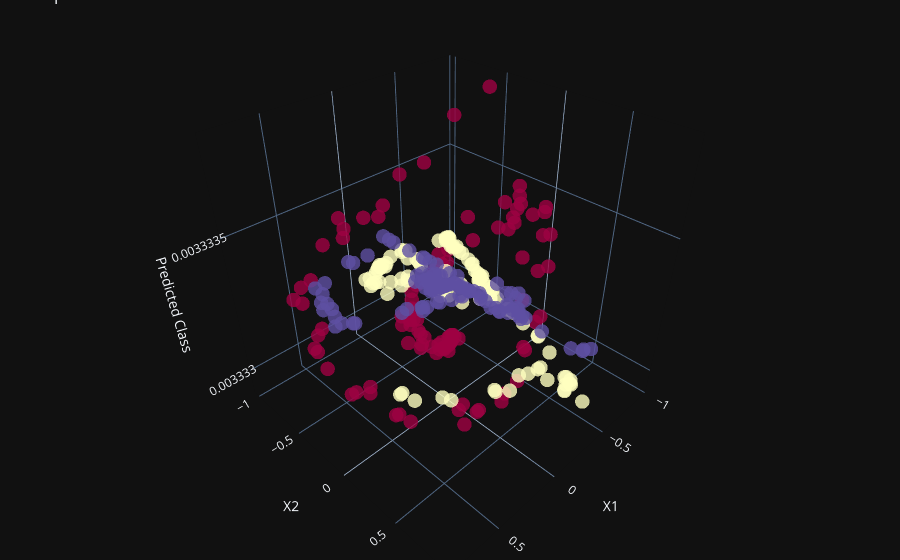

The cell this chart's notebook holds for it:
### Code cell
# Graph the predictions
import plotly.graph_objects as go
from plotly.subplots import make_subplots
# Graph the X inputs and y labels
fig = go.Figure()

# Reshape the arrays
y = y.reshape(-1)
z = predictions.reshape(-1)

# Graph the dataset with the predictions
fig.add_trace(
    go.Scatter3d(
        name='Dataset',
        x=X[:,0], 
        y=X[:,1], 
        z=z, 
        mode='markers', 
        marker=dict(
            size=5, 
            color=y, 
            opacity=0.8, 
            colorscale='spectral'
        )
    )
)
fig.update_layout(
    title='Spiral Dataset Predicted Class',
    scene=dict(
        xaxis_title='X1', 
        yaxis_title='X2', 
        zaxis_title='Predicted Class'),
    margin=dict(l=0, r=0, t=0, b=0)
)

# Save plot to file
fig.write_image('../assets/images/spiral_dataset_predicted_class.png')
fig.write_image('../assets/images/spiral_dataset_predicted_class.svg')

# Display the plot
fig.show()

### Figure 1 — Plotly figure (JSON) as saved in the notebook; plotly's stock layout.template omitted (floating-point values rounded to 4 significant figures; data arrays with more than 128 entries replaced by an {"elided": "..."} marker saying what was removed)
{"data": [{"marker": {"color": {"elided": "300 int values"}, "colorscale": [[0.0, "rgb(158,1,66)"], [0.1, "rgb(213,62,79)"], [0.2, "rgb(244,109,67)"], [0.3, "rgb(253,174,97)"], [0.4, "rgb(254,224,139)"], [0.5, "rgb(255,255,191)"], [0.6, "rgb(230,245,152)"], [0.7, "rgb(171,221,164)"], [0.8, "rgb(102,194,165)"], [0.9, "rgb(50,136,189)"], [1.0, "rgb(94,79,162)"]], "opacity": 0.8, "size": 5}, "mode": "markers", "name": "Dataset", "x": {"elided": "300 float values"}, "y": {"elided": "300 float values"}, "z": {"elided": "300 float values"}, "type": "scatter3d"}], "layout": {"margin": {"l": 0, "r": 0, "t": 0, "b": 0}, "title": {"text": "Spiral Dataset Predicted Class"}, "scene": {"xaxis": {"title": {"text": "X1"}}, "yaxis": {"title": {"text": "X2"}}, "zaxis": {"title": {"text": "Predicted Class"}}}}}
